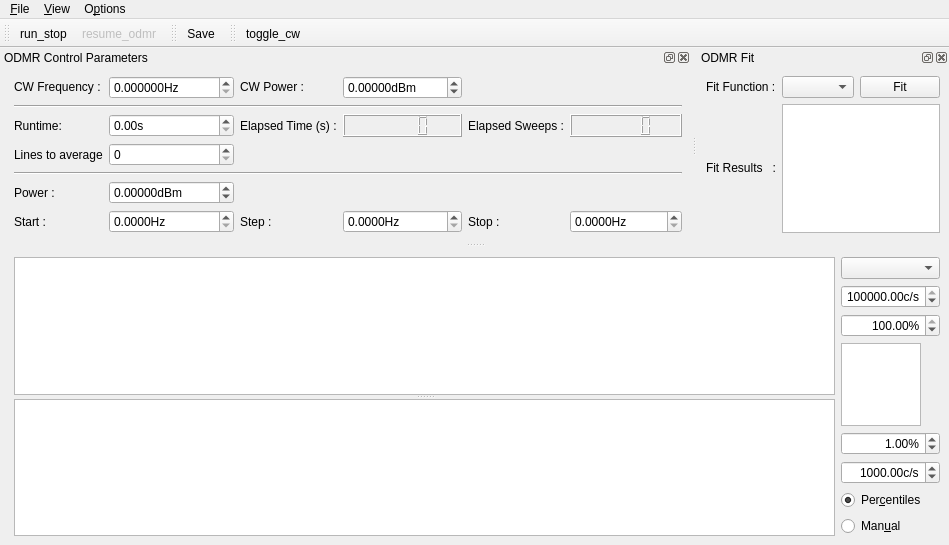
<?xml version="1.0" encoding="UTF-8"?>
<ui version="4.0">
 <class>MainWindow</class>
 <widget class="QMainWindow" name="MainWindow">
  <property name="geometry">
   <rect>
    <x>0</x>
    <y>0</y>
    <width>942</width>
    <height>545</height>
   </rect>
  </property>
  <property name="contextMenuPolicy">
   <enum>Qt::DefaultContextMenu</enum>
  </property>
  <property name="windowTitle">
   <string>qudi-hira: cwODMR (NI)</string>
  </property>
  <widget class="QWidget" name="centralwidget">
   <layout class="QHBoxLayout" name="horizontalLayout">
    <item>
     <spacer name="horizontalSpacer">
      <property name="orientation">
       <enum>Qt::Horizontal</enum>
      </property>
      <property name="sizeHint" stdset="0">
       <size>
        <width>5</width>
        <height>20</height>
       </size>
      </property>
     </spacer>
    </item>
    <item>
     <widget class="QSplitter" name="splitter">
      <property name="sizePolicy">
       <sizepolicy hsizetype="Preferred" vsizetype="Expanding">
        <horstretch>1</horstretch>
        <verstretch>0</verstretch>
       </sizepolicy>
      </property>
      <property name="orientation">
       <enum>Qt::Vertical</enum>
      </property>
      <widget class="PlotWidget" name="odmr_PlotWidget">
       <property name="sizePolicy">
        <sizepolicy hsizetype="Expanding" vsizetype="Expanding">
         <horstretch>1</horstretch>
         <verstretch>1</verstretch>
        </sizepolicy>
       </property>
      </widget>
      <widget class="PlotWidget" name="odmr_matrix_PlotWidget">
       <property name="sizePolicy">
        <sizepolicy hsizetype="Expanding" vsizetype="Expanding">
         <horstretch>1</horstretch>
         <verstretch>1</verstretch>
        </sizepolicy>
       </property>
      </widget>
     </widget>
    </item>
    <item>
     <layout class="QVBoxLayout" name="verticalLayout">
      <item>
       <widget class="QComboBox" name="odmr_channel_ComboBox"/>
      </item>
      <item>
       <widget class="ScienDSpinBox" name="odmr_cb_max_DoubleSpinBox">
        <property name="maximumSize">
         <size>
          <width>100</width>
          <height>16777215</height>
         </size>
        </property>
        <property name="alignment">
         <set>Qt::AlignRight|Qt::AlignTrailing|Qt::AlignVCenter</set>
        </property>
        <property name="suffix">
         <string>c/s</string>
        </property>
        <property name="minimum">
         <double>-10.000000000000000</double>
        </property>
        <property name="maximum">
         <double>1000000000.000000000000000</double>
        </property>
        <property name="value">
         <double>100000.000000000000000</double>
        </property>
       </widget>
      </item>
      <item>
       <widget class="ScienDSpinBox" name="odmr_cb_high_percentile_DoubleSpinBox">
        <property name="maximumSize">
         <size>
          <width>100</width>
          <height>16777215</height>
         </size>
        </property>
        <property name="alignment">
         <set>Qt::AlignRight|Qt::AlignTrailing|Qt::AlignVCenter</set>
        </property>
        <property name="suffix">
         <string>%</string>
        </property>
        <property name="minimum">
         <double>0.000000000000000</double>
        </property>
        <property name="maximum">
         <double>100.000000000000000</double>
        </property>
        <property name="value">
         <double>100.000000000000000</double>
        </property>
       </widget>
      </item>
      <item>
       <widget class="PlotWidget" name="odmr_cb_PlotWidget">
        <property name="sizePolicy">
         <sizepolicy hsizetype="Expanding" vsizetype="Expanding">
          <horstretch>0</horstretch>
          <verstretch>0</verstretch>
         </sizepolicy>
        </property>
        <property name="maximumSize">
         <size>
          <width>80</width>
          <height>16777215</height>
         </size>
        </property>
       </widget>
      </item>
      <item>
       <widget class="ScienDSpinBox" name="odmr_cb_low_percentile_DoubleSpinBox">
        <property name="maximumSize">
         <size>
          <width>100</width>
          <height>16777215</height>
         </size>
        </property>
        <property name="alignment">
         <set>Qt::AlignRight|Qt::AlignTrailing|Qt::AlignVCenter</set>
        </property>
        <property name="suffix">
         <string>%</string>
        </property>
        <property name="minimum">
         <double>0.000000000000000</double>
        </property>
        <property name="maximum">
         <double>100.000000000000000</double>
        </property>
        <property name="value">
         <double>1.000000000000000</double>
        </property>
       </widget>
      </item>
      <item>
       <widget class="ScienDSpinBox" name="odmr_cb_min_DoubleSpinBox">
        <property name="maximumSize">
         <size>
          <width>100</width>
          <height>16777215</height>
         </size>
        </property>
        <property name="alignment">
         <set>Qt::AlignRight|Qt::AlignTrailing|Qt::AlignVCenter</set>
        </property>
        <property name="suffix">
         <string>c/s</string>
        </property>
        <property name="minimum">
         <double>-10.000000000000000</double>
        </property>
        <property name="maximum">
         <double>1000000000.000000000000000</double>
        </property>
        <property name="value">
         <double>1000.000000000000000</double>
        </property>
       </widget>
      </item>
      <item>
       <widget class="QRadioButton" name="odmr_cb_centiles_RadioButton">
        <property name="text">
         <string>Per&amp;centiles</string>
        </property>
        <property name="checked">
         <bool>true</bool>
        </property>
        <attribute name="buttonGroup">
         <string notr="true">buttonGroup</string>
        </attribute>
       </widget>
      </item>
      <item>
       <widget class="QRadioButton" name="odmr_cb_manual_RadioButton">
        <property name="text">
         <string>Man&amp;ual</string>
        </property>
        <attribute name="buttonGroup">
         <string notr="true">buttonGroup</string>
        </attribute>
       </widget>
      </item>
     </layout>
    </item>
   </layout>
  </widget>
  <widget class="QMenuBar" name="menubar">
   <property name="geometry">
    <rect>
     <x>0</x>
     <y>0</y>
     <width>942</width>
     <height>21</height>
    </rect>
   </property>
   <widget class="QMenu" name="menu_File">
    <property name="title">
     <string>&amp;File</string>
    </property>
    <addaction name="action_Save"/>
    <addaction name="action_Close"/>
   </widget>
   <widget class="QMenu" name="menu_Options">
    <property name="title">
     <string>O&amp;ptions</string>
    </property>
    <addaction name="action_Settings"/>
    <addaction name="action_FitSettings"/>
   </widget>
   <widget class="QMenu" name="menu_View">
    <property name="title">
     <string>&amp;View</string>
    </property>
    <addaction name="action_RestoreDefault"/>
   </widget>
   <addaction name="menu_File"/>
   <addaction name="menu_View"/>
   <addaction name="menu_Options"/>
  </widget>
  <widget class="QToolBar" name="toolBar">
   <property name="windowTitle">
    <string>toolBar</string>
   </property>
   <attribute name="toolBarArea">
    <enum>TopToolBarArea</enum>
   </attribute>
   <attribute name="toolBarBreak">
    <bool>false</bool>
   </attribute>
   <addaction name="action_run_stop"/>
   <addaction name="action_resume_odmr"/>
  </widget>
  <widget class="QDockWidget" name="odmr_control_DockWidget">
   <property name="enabled">
    <bool>true</bool>
   </property>
   <property name="sizePolicy">
    <sizepolicy hsizetype="Fixed" vsizetype="Fixed">
     <horstretch>1</horstretch>
     <verstretch>0</verstretch>
    </sizepolicy>
   </property>
   <property name="baseSize">
    <size>
     <width>0</width>
     <height>20</height>
    </size>
   </property>
   <property name="toolTip">
    <string/>
   </property>
   <property name="windowTitle">
    <string>ODMR Control Parameters</string>
   </property>
   <attribute name="dockWidgetArea">
    <number>4</number>
   </attribute>
   <widget class="QWidget" name="dockWidgetContents_3">
    <property name="sizePolicy">
     <sizepolicy hsizetype="Minimum" vsizetype="Minimum">
      <horstretch>0</horstretch>
      <verstretch>0</verstretch>
     </sizepolicy>
    </property>
    <layout class="QGridLayout" name="gridLayout">
     <item row="0" column="2">
      <widget class="ScienDSpinBox" name="cw_frequency_DoubleSpinBox">
       <property name="sizePolicy">
        <sizepolicy hsizetype="Minimum" vsizetype="Fixed">
         <horstretch>0</horstretch>
         <verstretch>0</verstretch>
        </sizepolicy>
       </property>
       <property name="suffix">
        <string>Hz</string>
       </property>
       <property name="decimals">
        <number>6</number>
       </property>
       <property name="maximum">
        <double>1000000000.000000000000000</double>
       </property>
       <property name="singleStep">
        <double>0.010000000000000</double>
       </property>
      </widget>
     </item>
     <item row="0" column="1">
      <widget class="QLabel" name="label">
       <property name="sizePolicy">
        <sizepolicy hsizetype="Minimum" vsizetype="Fixed">
         <horstretch>0</horstretch>
         <verstretch>0</verstretch>
        </sizepolicy>
       </property>
       <property name="text">
        <string>CW Frequency :</string>
       </property>
      </widget>
     </item>
     <item row="0" column="3">
      <widget class="QLabel" name="label_6">
       <property name="sizePolicy">
        <sizepolicy hsizetype="Minimum" vsizetype="Fixed">
         <horstretch>0</horstretch>
         <verstretch>0</verstretch>
        </sizepolicy>
       </property>
       <property name="text">
        <string>CW Power :</string>
       </property>
      </widget>
     </item>
     <item row="2" column="4">
      <widget class="QLCDNumber" name="elapsed_time_DisplayWidget">
       <property name="sizePolicy">
        <sizepolicy hsizetype="Minimum" vsizetype="Minimum">
         <horstretch>0</horstretch>
         <verstretch>0</verstretch>
        </sizepolicy>
       </property>
      </widget>
     </item>
     <item row="2" column="6">
      <widget class="QLCDNumber" name="elapsed_sweeps_DisplayWidget"/>
     </item>
     <item row="4" column="1" colspan="6">
      <widget class="Line" name="line">
       <property name="orientation">
        <enum>Qt::Horizontal</enum>
       </property>
      </widget>
     </item>
     <item row="2" column="5">
      <widget class="QLabel" name="label_10">
       <property name="sizePolicy">
        <sizepolicy hsizetype="Minimum" vsizetype="Minimum">
         <horstretch>0</horstretch>
         <verstretch>0</verstretch>
        </sizepolicy>
       </property>
       <property name="text">
        <string>Elapsed Sweeps :</string>
       </property>
      </widget>
     </item>
     <item row="0" column="4">
      <widget class="ScienDSpinBox" name="cw_power_DoubleSpinBox">
       <property name="sizePolicy">
        <sizepolicy hsizetype="Minimum" vsizetype="Fixed">
         <horstretch>0</horstretch>
         <verstretch>0</verstretch>
        </sizepolicy>
       </property>
       <property name="suffix">
        <string>dBm</string>
       </property>
       <property name="decimals">
        <number>5</number>
       </property>
       <property name="minimum">
        <double>-1000.000000000000000</double>
       </property>
       <property name="maximum">
        <double>100.000000000000000</double>
       </property>
      </widget>
     </item>
     <item row="2" column="2">
      <widget class="QDoubleSpinBox" name="runtime_DoubleSpinBox">
       <property name="sizePolicy">
        <sizepolicy hsizetype="Minimum" vsizetype="Fixed">
         <horstretch>0</horstretch>
         <verstretch>0</verstretch>
        </sizepolicy>
       </property>
       <property name="suffix">
        <string>s</string>
       </property>
       <property name="maximum">
        <double>10000000.000000000000000</double>
       </property>
      </widget>
     </item>
     <item row="2" column="3">
      <widget class="QLabel" name="label_8">
       <property name="sizePolicy">
        <sizepolicy hsizetype="Minimum" vsizetype="Minimum">
         <horstretch>0</horstretch>
         <verstretch>0</verstretch>
        </sizepolicy>
       </property>
       <property name="text">
        <string>Elapsed Time (s) :</string>
       </property>
      </widget>
     </item>
     <item row="5" column="2">
      <widget class="ScienDSpinBox" name="sweep_power_DoubleSpinBox">
       <property name="sizePolicy">
        <sizepolicy hsizetype="Minimum" vsizetype="Fixed">
         <horstretch>0</horstretch>
         <verstretch>0</verstretch>
        </sizepolicy>
       </property>
       <property name="suffix">
        <string>dBm</string>
       </property>
       <property name="decimals">
        <number>5</number>
       </property>
       <property name="minimum">
        <double>-1000.000000000000000</double>
       </property>
       <property name="maximum">
        <double>100.000000000000000</double>
       </property>
      </widget>
     </item>
     <item row="5" column="1">
      <widget class="QLabel" name="label_2">
       <property name="sizePolicy">
        <sizepolicy hsizetype="Minimum" vsizetype="Minimum">
         <horstretch>0</horstretch>
         <verstretch>0</verstretch>
        </sizepolicy>
       </property>
       <property name="text">
        <string>Power :</string>
       </property>
      </widget>
     </item>
     <item row="2" column="1">
      <widget class="QLabel" name="label_7">
       <property name="sizePolicy">
        <sizepolicy hsizetype="Minimum" vsizetype="Minimum">
         <horstretch>0</horstretch>
         <verstretch>0</verstretch>
        </sizepolicy>
       </property>
       <property name="text">
        <string>Runtime:</string>
       </property>
      </widget>
     </item>
     <item row="6" column="1">
      <widget class="QLabel" name="label_3">
       <property name="sizePolicy">
        <sizepolicy hsizetype="Minimum" vsizetype="Minimum">
         <horstretch>0</horstretch>
         <verstretch>0</verstretch>
        </sizepolicy>
       </property>
       <property name="text">
        <string>Start :</string>
       </property>
      </widget>
     </item>
     <item row="6" column="2">
      <widget class="ScienDSpinBox" name="start_freq_DoubleSpinBox">
       <property name="sizePolicy">
        <sizepolicy hsizetype="Minimum" vsizetype="Fixed">
         <horstretch>0</horstretch>
         <verstretch>0</verstretch>
        </sizepolicy>
       </property>
       <property name="suffix">
        <string>Hz</string>
       </property>
       <property name="decimals">
        <number>4</number>
       </property>
       <property name="maximum">
        <double>1000000000.000000000000000</double>
       </property>
      </widget>
     </item>
     <item row="6" column="3">
      <widget class="QLabel" name="label_4">
       <property name="sizePolicy">
        <sizepolicy hsizetype="Minimum" vsizetype="Minimum">
         <horstretch>0</horstretch>
         <verstretch>0</verstretch>
        </sizepolicy>
       </property>
       <property name="text">
        <string>Step :</string>
       </property>
      </widget>
     </item>
     <item row="6" column="4">
      <widget class="ScienDSpinBox" name="step_freq_DoubleSpinBox">
       <property name="sizePolicy">
        <sizepolicy hsizetype="Minimum" vsizetype="Fixed">
         <horstretch>0</horstretch>
         <verstretch>0</verstretch>
        </sizepolicy>
       </property>
       <property name="suffix">
        <string>Hz</string>
       </property>
       <property name="decimals">
        <number>4</number>
       </property>
       <property name="minimum">
        <double>0.000000000000000</double>
       </property>
       <property name="maximum">
        <double>1000000000.000000000000000</double>
       </property>
       <property name="singleStep">
        <double>0.100000000000000</double>
       </property>
      </widget>
     </item>
     <item row="6" column="5">
      <widget class="QLabel" name="label_5">
       <property name="sizePolicy">
        <sizepolicy hsizetype="Minimum" vsizetype="Minimum">
         <horstretch>0</horstretch>
         <verstretch>0</verstretch>
        </sizepolicy>
       </property>
       <property name="text">
        <string>Stop :</string>
       </property>
      </widget>
     </item>
     <item row="6" column="6">
      <widget class="ScienDSpinBox" name="stop_freq_DoubleSpinBox">
       <property name="sizePolicy">
        <sizepolicy hsizetype="Minimum" vsizetype="Fixed">
         <horstretch>0</horstretch>
         <verstretch>0</verstretch>
        </sizepolicy>
       </property>
       <property name="suffix">
        <string>Hz</string>
       </property>
       <property name="decimals">
        <number>4</number>
       </property>
       <property name="minimum">
        <double>0.000000000000000</double>
       </property>
       <property name="maximum">
        <double>1000000000.000000000000000</double>
       </property>
      </widget>
     </item>
     <item row="0" column="0" rowspan="7">
      <spacer name="horizontalSpacer_2">
       <property name="orientation">
        <enum>Qt::Horizontal</enum>
       </property>
       <property name="sizeHint" stdset="0">
        <size>
         <width>5</width>
         <height>20</height>
        </size>
       </property>
      </spacer>
     </item>
     <item row="3" column="1">
      <widget class="QLabel" name="average_label">
       <property name="text">
        <string>Lines to average</string>
       </property>
      </widget>
     </item>
     <item row="3" column="2">
      <widget class="QSpinBox" name="average_level_SpinBox">
       <property name="minimum">
        <number>0</number>
       </property>
       <property name="maximum">
        <number>1000</number>
       </property>
       <property name="singleStep">
        <number>1</number>
       </property>
       <property name="value">
        <number>0</number>
       </property>
      </widget>
     </item>
     <item row="1" column="1" colspan="6">
      <widget class="Line" name="line_2">
       <property name="minimumSize">
        <size>
         <width>0</width>
         <height>0</height>
        </size>
       </property>
       <property name="lineWidth">
        <number>1</number>
       </property>
       <property name="midLineWidth">
        <number>0</number>
       </property>
       <property name="orientation">
        <enum>Qt::Horizontal</enum>
       </property>
      </widget>
     </item>
    </layout>
   </widget>
  </widget>
  <widget class="QDockWidget" name="odmr_fit_DockWidget">
   <property name="sizePolicy">
    <sizepolicy hsizetype="Minimum" vsizetype="Minimum">
     <horstretch>0</horstretch>
     <verstretch>0</verstretch>
    </sizepolicy>
   </property>
   <property name="baseSize">
    <size>
     <width>0</width>
     <height>20</height>
    </size>
   </property>
   <property name="windowTitle">
    <string>ODMR Fit</string>
   </property>
   <attribute name="dockWidgetArea">
    <number>4</number>
   </attribute>
   <widget class="QWidget" name="dockWidgetContents_5">
    <property name="sizePolicy">
     <sizepolicy hsizetype="Minimum" vsizetype="Minimum">
      <horstretch>0</horstretch>
      <verstretch>0</verstretch>
     </sizepolicy>
    </property>
    <layout class="QGridLayout" name="gridLayout_2">
     <item row="0" column="2">
      <widget class="QPushButton" name="do_fit_PushButton">
       <property name="sizePolicy">
        <sizepolicy hsizetype="Minimum" vsizetype="Fixed">
         <horstretch>0</horstretch>
         <verstretch>0</verstretch>
        </sizepolicy>
       </property>
       <property name="text">
        <string>Fit</string>
       </property>
      </widget>
     </item>
     <item row="0" column="1">
      <widget class="FitSettingsComboBox" name="fit_methods_ComboBox">
       <property name="sizePolicy">
        <sizepolicy hsizetype="Minimum" vsizetype="Fixed">
         <horstretch>0</horstretch>
         <verstretch>0</verstretch>
        </sizepolicy>
       </property>
      </widget>
     </item>
     <item row="0" column="0">
      <widget class="QLabel" name="label_9">
       <property name="sizePolicy">
        <sizepolicy hsizetype="Fixed" vsizetype="Minimum">
         <horstretch>0</horstretch>
         <verstretch>0</verstretch>
        </sizepolicy>
       </property>
       <property name="text">
        <string>Fit Function :</string>
       </property>
      </widget>
     </item>
     <item row="1" column="0">
      <widget class="QLabel" name="label_12">
       <property name="sizePolicy">
        <sizepolicy hsizetype="Fixed" vsizetype="Fixed">
         <horstretch>0</horstretch>
         <verstretch>0</verstretch>
        </sizepolicy>
       </property>
       <property name="text">
        <string>Fit Results   :</string>
       </property>
      </widget>
     </item>
     <item row="1" column="1" colspan="2">
      <widget class="QTextBrowser" name="odmr_fit_results_DisplayWidget">
       <property name="sizePolicy">
        <sizepolicy hsizetype="Ignored" vsizetype="Expanding">
         <horstretch>0</horstretch>
         <verstretch>0</verstretch>
        </sizepolicy>
       </property>
       <property name="baseSize">
        <size>
         <width>0</width>
         <height>1</height>
        </size>
       </property>
       <property name="sizeAdjustPolicy">
        <enum>QAbstractScrollArea::AdjustToContents</enum>
       </property>
       <property name="tabChangesFocus">
        <bool>true</bool>
       </property>
      </widget>
     </item>
    </layout>
   </widget>
  </widget>
  <widget class="QToolBar" name="save_ToolBar">
   <property name="windowTitle">
    <string>toolBar_2</string>
   </property>
   <attribute name="toolBarArea">
    <enum>TopToolBarArea</enum>
   </attribute>
   <attribute name="toolBarBreak">
    <bool>false</bool>
   </attribute>
   <addaction name="action_Save"/>
  </widget>
  <widget class="QToolBar" name="cw_ToolBar">
   <property name="windowTitle">
    <string>toolBar_2</string>
   </property>
   <attribute name="toolBarArea">
    <enum>TopToolBarArea</enum>
   </attribute>
   <attribute name="toolBarBreak">
    <bool>false</bool>
   </attribute>
   <addaction name="action_toggle_cw"/>
  </widget>
  <action name="action_Settings">
   <property name="icon">
    <iconset>
     <normaloff>../../artwork/icons/oxygen/22x22/configure.png</normaloff>../../artwork/icons/oxygen/22x22/configure.png</iconset>
   </property>
   <property name="text">
    <string>&amp;Settings</string>
   </property>
  </action>
  <action name="action_Save">
   <property name="icon">
    <iconset>
     <normaloff>../../artwork/icons/oxygen/22x22/document-save.png</normaloff>../../artwork/icons/oxygen/22x22/document-save.png</iconset>
   </property>
   <property name="text">
    <string>&amp;Save</string>
   </property>
   <property name="toolTip">
    <string>Save odmr data</string>
   </property>
  </action>
  <action name="action_Close">
   <property name="icon">
    <iconset>
     <normaloff>../../artwork/icons/oxygen/22x22/application-exit.png</normaloff>../../artwork/icons/oxygen/22x22/application-exit.png</iconset>
   </property>
   <property name="text">
    <string>&amp;Close</string>
   </property>
  </action>
  <action name="action_run_stop">
   <property name="checkable">
    <bool>true</bool>
   </property>
   <property name="icon">
    <iconset>
     <normaloff>../../artwork/icons/qudiTheme/22x22/start-counter.png</normaloff>
     <activeon>../../artwork/icons/qudiTheme/22x22/stop-counter.png</activeon>../../artwork/icons/qudiTheme/22x22/start-counter.png</iconset>
   </property>
   <property name="text">
    <string>run_stop</string>
   </property>
  </action>
  <action name="action_resume_odmr">
   <property name="checkable">
    <bool>true</bool>
   </property>
   <property name="enabled">
    <bool>false</bool>
   </property>
   <property name="icon">
    <iconset>
     <normaloff>../../artwork/icons/qudiTheme/22x22/restart-counter.png</normaloff>
     <activeon>../../artwork/icons/qudiTheme/22x22/stop-counter.png</activeon>../../artwork/icons/qudiTheme/22x22/restart-counter.png</iconset>
   </property>
   <property name="text">
    <string>resume_odmr</string>
   </property>
   <property name="toolTip">
    <string>resume odmr measurement</string>
   </property>
  </action>
  <action name="action_RestoreDefault">
   <property name="text">
    <string>Restore &amp;default</string>
   </property>
  </action>
  <action name="action_FitSettings">
   <property name="text">
    <string>Fit settings</string>
   </property>
  </action>
  <action name="action_toggle_cw">
   <property name="checkable">
    <bool>true</bool>
   </property>
   <property name="icon">
    <iconset>
     <normaloff>../../artwork/icons/oxygen/22x22/media-playback-start.png</normaloff>
     <normalon>../../artwork/icons/oxygen/22x22/media-playback-stop.png</normalon>
     <activeon>../../artwork/icons/oxygen/22x22/media-playback-stop.png</activeon>../../artwork/icons/oxygen/22x22/media-playback-start.png</iconset>
   </property>
   <property name="text">
    <string>toggle_cw</string>
   </property>
   <property name="toolTip">
    <string>toggle microwave CW output</string>
   </property>
  </action>
 </widget>
 <customwidgets>
  <customwidget>
   <class>PlotWidget</class>
   <extends>QGraphicsView</extends>
   <header>pyqtgraph</header>
  </customwidget>
  <customwidget>
   <class>ScienDSpinBox</class>
   <extends>QDoubleSpinBox</extends>
   <header>qtwidgets.scientific_spinbox.h</header>
  </customwidget>
  <customwidget>
   <class>FitSettingsComboBox</class>
   <extends>QComboBox</extends>
   <header>gui/fitsettings</header>
  </customwidget>
 </customwidgets>
 <tabstops>
  <tabstop>odmr_cb_max_DoubleSpinBox</tabstop>
  <tabstop>odmr_cb_high_percentile_DoubleSpinBox</tabstop>
  <tabstop>odmr_cb_PlotWidget</tabstop>
  <tabstop>odmr_cb_low_percentile_DoubleSpinBox</tabstop>
  <tabstop>odmr_cb_min_DoubleSpinBox</tabstop>
  <tabstop>odmr_cb_centiles_RadioButton</tabstop>
  <tabstop>odmr_cb_manual_RadioButton</tabstop>
  <tabstop>odmr_PlotWidget</tabstop>
  <tabstop>odmr_matrix_PlotWidget</tabstop>
 </tabstops>
 <resources/>
 <connections>
  <connection>
   <sender>action_Close</sender>
   <signal>triggered()</signal>
   <receiver>MainWindow</receiver>
   <slot>close()</slot>
   <hints>
    <hint type="sourcelabel">
     <x>-1</x>
     <y>-1</y>
    </hint>
    <hint type="destinationlabel">
     <x>531</x>
     <y>347</y>
    </hint>
   </hints>
  </connection>
 </connections>
 <buttongroups>
  <buttongroup name="buttonGroup"/>
 </buttongroups>
</ui>
